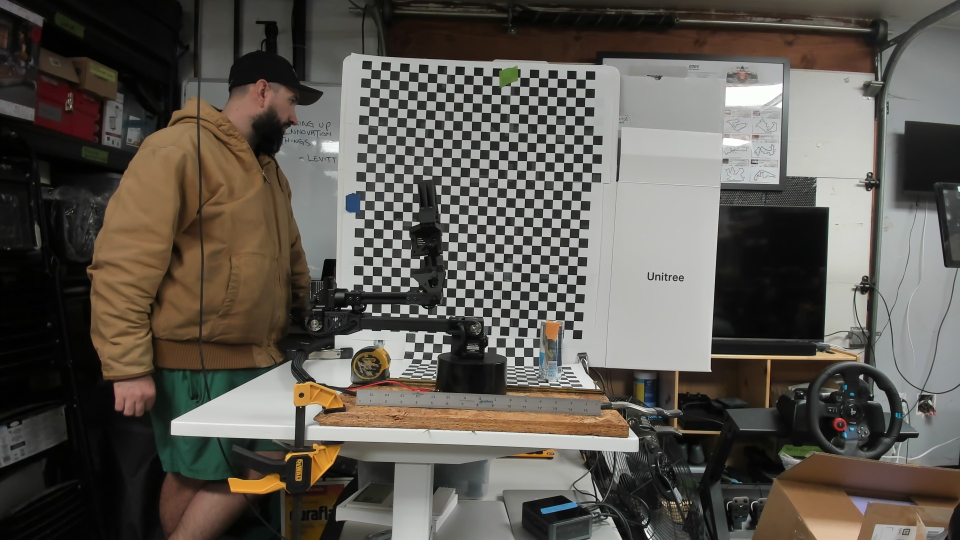
#> input picture calibration_images/cam0_000.jpg, 1920 x 1080 px (shown at 1/2 size)
$ python -i arm_camera_aligner.py   (imports and definitions only)
#> lines starting #> are read from the running program, lines starting #| are printed output that depends on the picture; after the words box and inside, x2 and y2 are one past the last pixel; in counts of white or black regions, pixels touching at a corner belong together
#> further down, picture is the input picture: shape (1080, 1920, 3); mean B, G, R 81.2, 88.2, 93
### shared/config/pick_config.py
"""
Central configuration for pick task parameters.

Singleton config loader that reads from data/pick_config.json.
All modules should use `get_pick_config()` instead of hardcoding values.
"""

from __future__ import annotations

import copy
import json
import logging
import threading
from pathlib import Path
from typing import Any, Optional

logger = logging.getLogger(__name__)

_CONFIG_DIR = Path(__file__).resolve().parent.parent.parent / "data"
_CONFIG_FILE = _CONFIG_DIR / "pick_config.json"

# ── Defaults ──────────────────────────────────────────────────────────────

DEFAULTS: dict[str, Any] = {
    "detection": {
        "redbull_hsv_ranges": [
            {"lower": [0, 100, 80], "upper": [10, 255, 255]},
            {"lower": [160, 100, 80], "upper": [180, 255, 255]},
        ],
        "redbull_blue_hsv": {
            "lower": [100, 120, 60],
            "upper": [130, 255, 255],
        },
        "color_presets": {
            "red": [
                {"lower": [0, 100, 80], "upper": [10, 255, 255]},
                {"lower": [160, 100, 80], "upper": [180, 255, 255]},
            ],
            "blue": [
                {"lower": [100, 120, 60], "upper": [130, 255, 255]},
            ],
            "green": [
                {"lower": [35, 80, 60], "upper": [85, 255, 255]},
            ],
            "yellow": [
                {"lower": [20, 100, 100], "upper": [35, 255, 255]},
            ],
        },
        "min_contour_area": 500,
        "morph_kernel_size": 5,
        "gripper_hsv_lower": [0, 0, 180],
        "gripper_hsv_upper": [180, 40, 255],
        "gripper_min_area": 300,
    },
    "reach": {
        "max_mm": 550.0,
        "safe_mm": 500.0,
        "min_mm": 80.0,
    },
    "pick": {
        "approach_height_mm": 120.0,
        "grasp_height_offset_mm": 10.0,
        "lift_height_mm": 80.0,
        "z_step_mm": 5.0,
        "z_tolerance_mm": 5.0,
        "max_steps_per_phase": 30,
        "phase_timeouts": {
            "A": 15.0,
            "B": 10.0,
            "C": 10.0,
            "D": 10.0,
            "E": 5.0,
            "F": 8.0,
        },
    },
    "servo": {
        "convergence_threshold_px": 20.0,
        "max_iterations": 30,
        "kp": 0.3,
        "max_step_mm": 30.0,
        "settle_time_s": 0.3,
        "fallback_px_to_mm": 0.3,
        "llm_max_steps": 25,
        "llm_close_enough_px": 80,
        "llm_step_deg": 5.0,
        "llm_stall_limit": 3,
    },
    "gripper": {
        "open_mm": 65.0,
        "close_mm": 0.0,
        "default_mm": 30.0,
        "pick_open_mm": 60.0,
        "pick_close_mm": 5.0,
        "max_mm": 65.0,
        "min_mm": 0.0,
    },
    "safety": {
        "torque_proxy_limit": 150.0,
        "torque_proxy_enabled": True,
        "torque_j2_factor": 0.7,
        "stall_check_delay_s": 5.0,
        "stall_threshold_deg": 15.0,
        "stall_detection_enabled": True,
        "collision_position_error_deg": 3.0,
        "collision_stall_duration_s": 0.5,
        "collision_cooldown_s": 5.0,
        "joint_limits_deg": [
            [-135.0, 135.0],
            [-90.0, 90.0],
            [-90.0, 90.0],
            [-135.0, 135.0],
            [-90.0, 90.0],
            [-135.0, 135.0],
        ],
    },
    "tracker": {
        "fast_scan_interval_s": 2.0,
        "deep_scan_interval_s": 180.0,
        "verify_interval_s": 5.0,
        "stale_sweep_interval_s": 10.0,
        "overhead_mm_per_px": 0.4167,
        "side_mm_per_px": 0.5556,
    },
    "side_height": {
        "redbull_hsv_ranges": [
            {"lower": [0, 100, 80], "upper": [10, 255, 255]},
            {"lower": [160, 100, 80], "upper": [180, 255, 255]},
        ],
        "gripper_hsv_ranges": [
            {"lower": [0, 0, 0], "upper": [180, 80, 60]},
        ],
        "neon_tape_hsv": {
            "lower": [35, 100, 100],
            "upper": [85, 255, 255],
        },
        "min_contour_area": 300,
    },
    "arm_camera": {
        "redbull_hsv_ranges": [
            {"lower": [0, 80, 60], "upper": [12, 255, 255]},
            {"lower": [158, 80, 60], "upper": [180, 255, 255]},
            {"lower": [100, 80, 60], "upper": [130, 255, 255]},
        ],
        "px_to_mm": 0.18,
        "tolerance_px": 30,
        "min_contour_area": 200,
    },
    "contact": {
        "poll_hz": 10.0,
        "stable_duration_s": 0.2,
        "stable_tolerance_mm": 2.0,
        "close_target_mm": 10.0,
        "object_min_mm": 25.0,
        "timeout_s": 3.0,
        "redbull_contact_min_mm": 48.0,
        "redbull_contact_max_mm": 54.0,
    },
}


class PickConfig:
    """Singleton configuration for pick task parameters.

    Thread-safe. Auto-saves on change.
    """

    _instance: Optional[PickConfig] = None
    _lock = threading.Lock()

    def __new__(cls) -> PickConfig:
        with cls._lock:
            if cls._instance is None:
                cls._instance = super().__new__(cls)
                cls._instance._initialized = False
            return cls._instance

    def __init__(self):
        if self._initialized:
            return
        self._data: dict[str, Any] = copy.deepcopy(DEFAULTS)
        self._initialized = True
        self._load()

    def _load(self):
        """Load config from disk, merging with defaults."""
        if _CONFIG_FILE.exists():
            try:
                saved = json.loads(_CONFIG_FILE.read_text())
                self._merge(self._data, saved)
                logger.info("Loaded pick config from %s", _CONFIG_FILE)
            except Exception as e:
                logger.warning("Failed to load pick config: %s", e)

    # [15 lines left out: functions _merge, _save, not called in this run]

    def get(self, section: str, key: Optional[str] = None) -> Any:
        """Get a config value. If key is None, returns the whole section."""
        with self._lock:
            sec = self._data.get(section, {})
            if key is None:
                return copy.deepcopy(sec)
            return copy.deepcopy(sec.get(key))

    # [24 lines left out: functions set, get_all, update, reset, not called in this run]

    def get_defaults(self) -> dict[str, Any]:
        """Return default config."""
        return copy.deepcopy(DEFAULTS)

    def diff(self) -> dict[str, Any]:
        """Return values that differ from defaults."""
        return self._diff_dict(DEFAULTS, self._data)

    # [12 lines left out: function _diff_dict, not called in this run]


def get_pick_config() -> PickConfig:
    """Get the singleton PickConfig instance."""
    return PickConfig()

### services/local_model/arm_camera_aligner.py
"""Arm-mounted camera alignment for fine-grained gripper positioning.

Uses the arm camera (cam1) to detect objects and compute centering error,
providing correction vectors to align the gripper over the target.
"""

import logging
from typing import Optional

import cv2
import numpy as np

from shared.config.pick_config import get_pick_config as _get_pick_config

logger = logging.getLogger(__name__)

# Default image dimensions for arm camera
ARM_CAM_WIDTH = 1920
ARM_CAM_HEIGHT = 1080


def _arm_cam_hsv():
    ranges = _get_pick_config().get("arm_camera", "redbull_hsv_ranges")
    return [(np.array(r["lower"]), np.array(r["upper"])) for r in ranges]


# Legacy aliases
REDBULL_HSV_RANGES = [
    (np.array([0, 80, 60]), np.array([12, 255, 255])),
    (np.array([158, 80, 60]), np.array([180, 255, 255])),
    (np.array([100, 80, 60]), np.array([130, 255, 255])),
]
DEFAULT_PX_TO_MM = 0.18
DEFAULT_TOLERANCE_PX = 30


class ArmCameraAligner:
    """Computes alignment corrections using the arm-mounted camera."""

    def __init__(
        self,
        image_width: int = ARM_CAM_WIDTH,
        image_height: int = ARM_CAM_HEIGHT,
        px_to_mm: float = None,
        tolerance_px: int = None,
    ):
        cfg = _get_pick_config()
        self.image_width = image_width
        self.image_height = image_height
        self.cx = image_width // 2
        self.cy = image_height // 2
        self.px_to_mm = px_to_mm if px_to_mm is not None else cfg.get("arm_camera", "px_to_mm")
        self.tolerance_px = (
            tolerance_px if tolerance_px is not None else cfg.get("arm_camera", "tolerance_px")
        )

    def detect_object(self, frame: np.ndarray, target: str = "redbull") -> Optional[dict]:
        """Detect the target object in the arm camera frame.

        Args:
            frame: BGR image from arm camera.
            target: Object type to detect.

        Returns:
            Detection dict with 'centroid', 'bbox', 'area', or None.
        """
#> called with target = 'redbull'
        hsv = cv2.cvtColor(frame, cv2.COLOR_BGR2HSV)
#> hsv: shape (1080, 1920, 3); mean H, S, V 32.9, 45, 94.4

        if target == "redbull":
            mask = self._detect_redbull(hsv)
#> the loop in _detect_redbull, `for lower, upper in _arm_cam_hsv():` made 3 passes
#> pass 1, in _detect_redbull, `mask |= cv2.inRange(hsv, lower, upper)`:
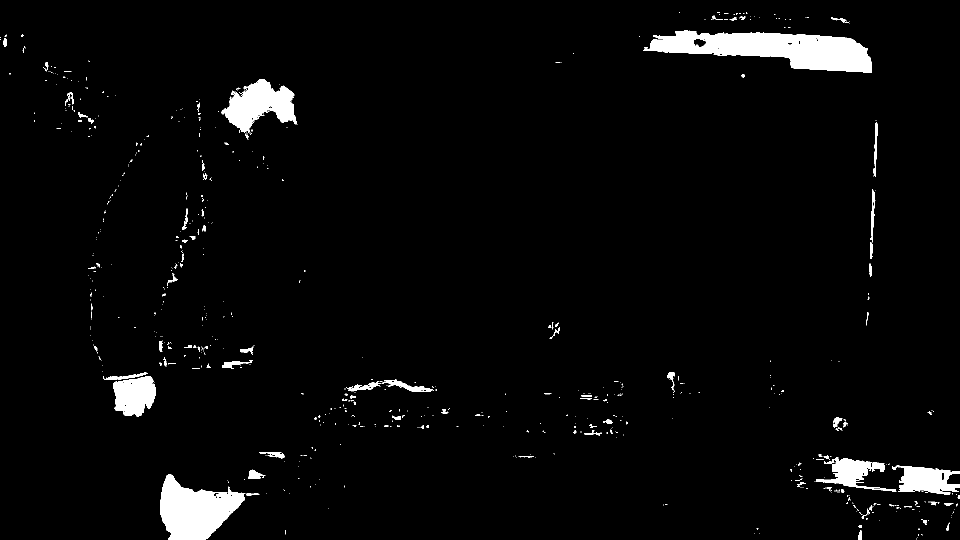
#> mask: shape (1080, 1920) (shown at 1/2 size); 3.3% white; 723 white regions (615 under 20 px), largest, box (x1, y1, x2, y2) and area: (1286, 61, 1744, 146) 21693, (320, 948, 491, 1080) 13627, (442, 158, 595, 266) 8640
#> pass 2, in _detect_redbull, `mask |= cv2.inRange(hsv, lower, upper)`:
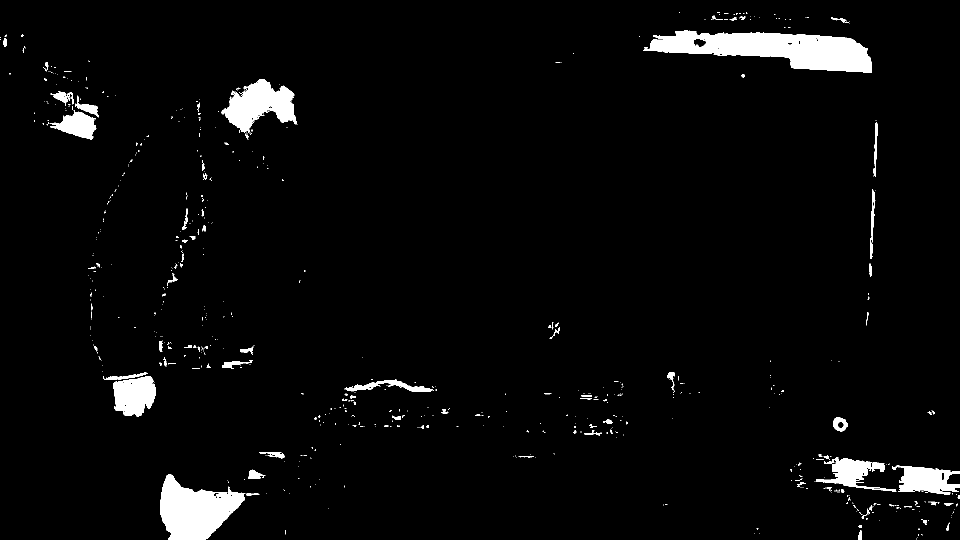
#> mask: shape (1080, 1920) (shown at 1/2 size); 3.5% white; 707 white regions (603 under 20 px), largest, box (x1, y1, x2, y2) and area: (1286, 61, 1744, 146) 21693, (320, 948, 491, 1080) 13627, (442, 158, 595, 266) 8640
#> pass 3, in _detect_redbull, `mask |= cv2.inRange(hsv, lower, upper)`:
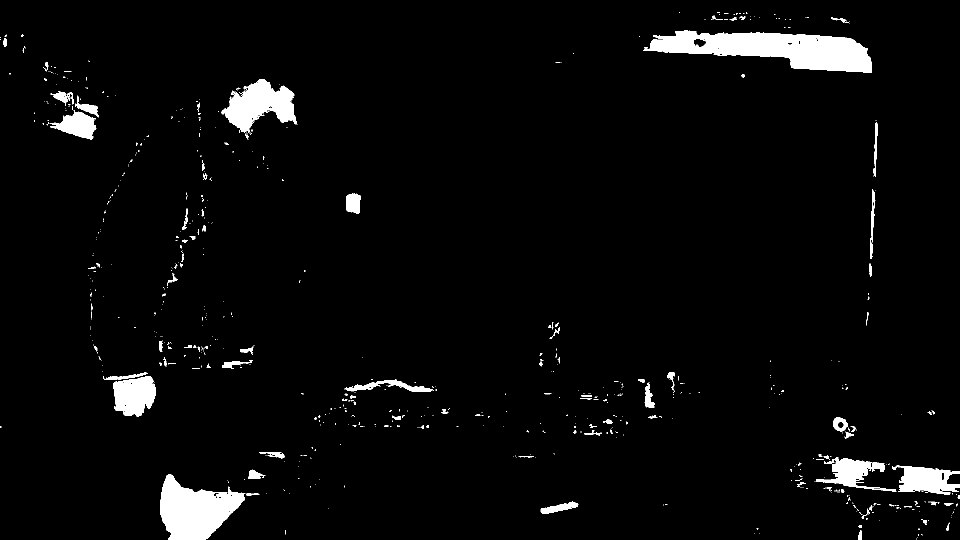
#> mask: shape (1080, 1920) (shown at 1/2 size); 3.7% white; 738 white regions (625 under 20 px), largest, box (x1, y1, x2, y2) and area: (1286, 61, 1744, 146) 21693, (320, 948, 491, 1080) 13627, (442, 158, 595, 266) 8640
        else:
            # Generic: try red-ish objects
            mask = self._detect_redbull(hsv)

        # Morphological cleanup
        kernel = cv2.getStructuringElement(cv2.MORPH_ELLIPSE, (7, 7))
        mask = cv2.morphologyEx(mask, cv2.MORPH_OPEN, kernel)
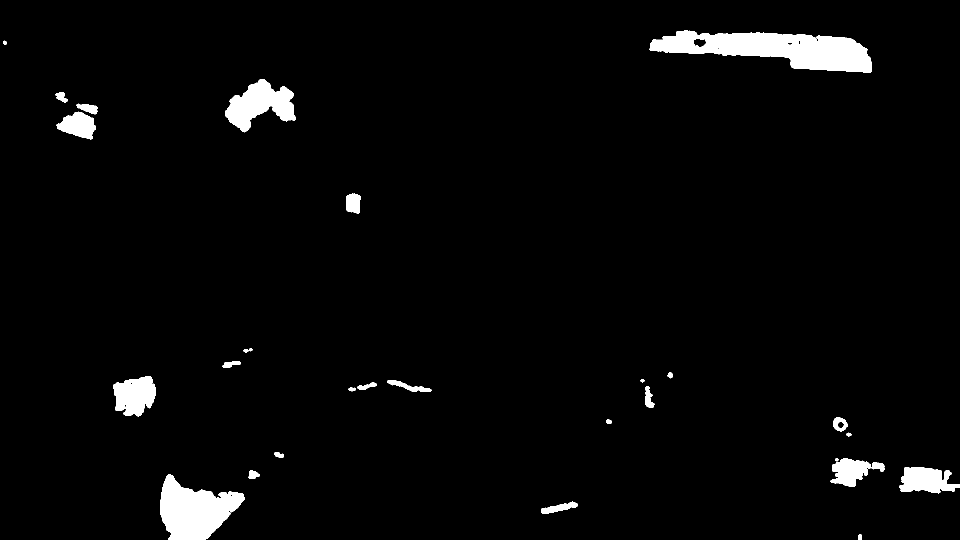
#> mask: shape (1080, 1920) (shown at 1/2 size); 3.1% white; 29 white regions, largest, box (x1, y1, x2, y2) and area: (1299, 61, 1744, 146) 21365, (320, 948, 490, 1080) 13486, (450, 158, 591, 265) 8041
        mask = cv2.morphologyEx(mask, cv2.MORPH_CLOSE, kernel)
#> mask: shape (1080, 1920); 3.1% white; 24 white regions

        contours, _ = cv2.findContours(mask, cv2.RETR_EXTERNAL, cv2.CHAIN_APPROX_SIMPLE)
#> contours = 24 contours; largest, box (x1, y1, x2, y2) and area: (1299, 61, 1744, 146) 21292, (320, 948, 490, 1080) 13308, (450, 158, 591, 265) 7888, (227, 752, 312, 833) 4997, (1798, 934, 1920, 987) 4398
        if not contours:
            return None

        c = max(contours, key=cv2.contourArea)
#> c = contour of 328 points, box (x1, y1, x2, y2) (1299, 61, 1744, 146), area 21292
        area = cv2.contourArea(c)
#> area = 21292
        if area < 200:
            return None

        x, y, w, h = cv2.boundingRect(c)
#> x = 1299; y = 61; w = 445; h = 85
        M = cv2.moments(c)
#> M = moments, m00 21292, centre m10/m00, m01/m00 = (1549.1, 97.26)
        if M["m00"] == 0:
            return None

        obj_cx = int(M["m10"] / M["m00"])
#> obj_cx = 1549
        obj_cy = int(M["m01"] / M["m00"])
#> obj_cy = 97

        return {
            "centroid": (obj_cx, obj_cy),
            "bbox": (x, y, w, h),
            "area": area,
        }

    def _detect_redbull(self, hsv: np.ndarray) -> np.ndarray:
        """Detect Red Bull can colors in HSV."""
        mask = np.zeros(hsv.shape[:2], dtype=np.uint8)
        for lower, upper in _arm_cam_hsv():
            mask |= cv2.inRange(hsv, lower, upper)
        return mask

    # [55 lines left out: function compute_alignment, not called in this run]

>>> import cv2
>>> picture = cv2.imread('../../calibration_images/cam0_000.jpg')
>>> result = ArmCameraAligner().detect_object(picture)
#> result = {'centroid': (1549, 97), 'bbox': (1299, 61, 445, 85), 'area': 21292}
